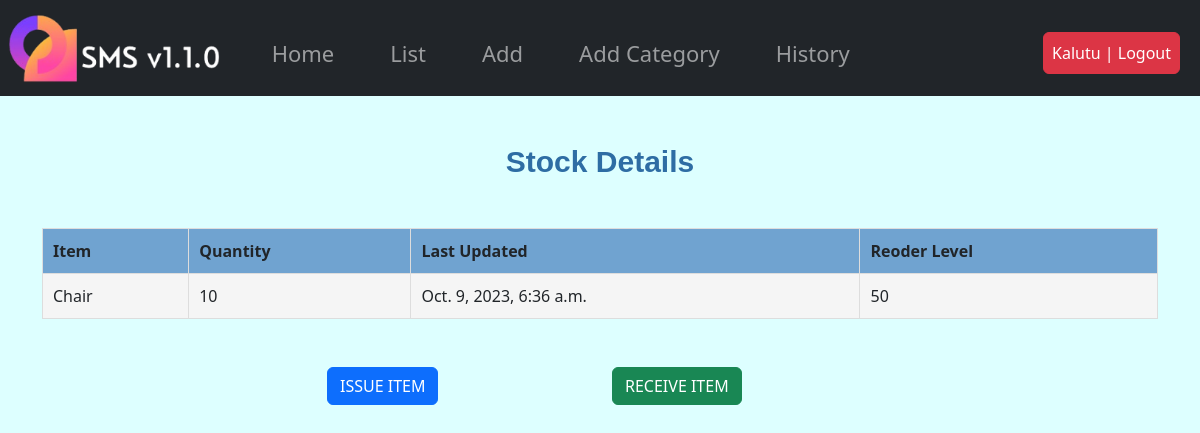
The page /stock/detail/16/ (signed in) on the database as committed earlier.
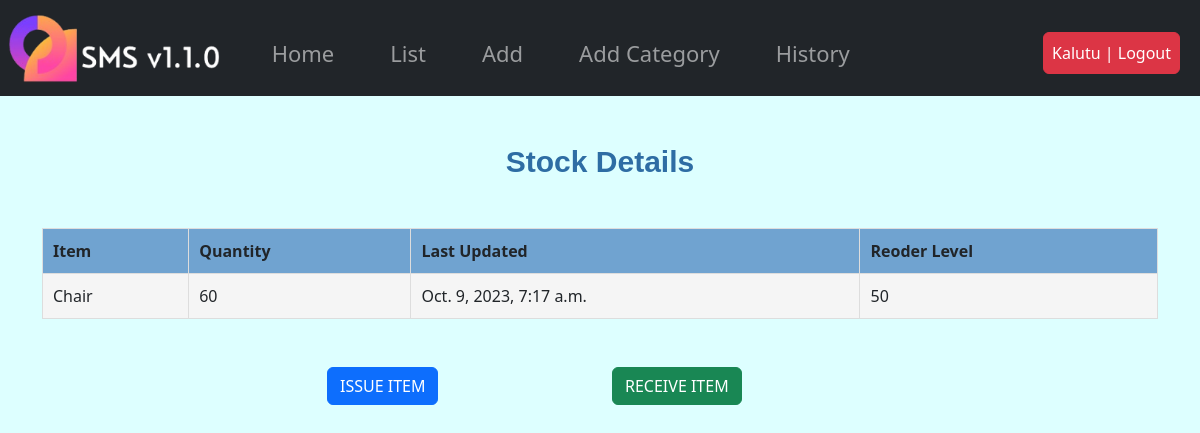
The same page on the database as committed later.
### stockmgt/models.py (models this page shows, shortened)
class Stock(models.Model):
    category = models.ForeignKey(Category, on_delete=models.CASCADE, blank=True, null=True)
    item_name = models.CharField(max_length=50, blank=True, null=True)
    quantity = models.IntegerField(default='0', blank=True, null=True)
    receive_quantity = models.IntegerField(default='0', blank=True, null=True)
    receive_by = models.CharField(max_length=50, blank=True, null=True)
    issue_quantity = models.IntegerField(default='0', blank=True, null=True)
    issue_by = models.CharField(max_length=50, blank=True, null=True)
    issue_to = models.CharField(max_length=50, blank=True, null=True)
    phone_number = models.CharField(max_length=50, blank=True, null=True)
    created_by = models.CharField(max_length=50, blank=True, null=True)
    reorder_level = models.IntegerField(default='0', blank=True, null=True)
    timestamp = models.DateTimeField(auto_now_add=True, auto_now=False)
    last_updated = models.DateTimeField(auto_now_add=False, auto_now=True)
    export_to_CSV = models.BooleanField(default=False)

### stockmgt/views.py (the view)
# urls.py: path('detail/<str:id>/', stock_detail, name="detail"),
@login_required(login_url=('/accounts/login'))
def stock_detail(request, id):
    title = "Stock Details"
    queryset = Stock.objects.get(id=id)
    context={
        'title':title,
        'queryset': queryset,
    }
    return render(request, 'stock/detail.html', context)

### stockmgt/templates/stock/detail.html
{% extends 'stock/base.html' %}
{% load bootstrap5 %}
{% block content %}
      <div class="container mt-5">
        <h1 class="title mb-5">{{ title }}</h1>
      </div>
      <div class="container">
        <table>
                <tr>
                  <th>Item</th>
                  <th>Quantity</th>
                  <th>Last Updated</th>
                  <th>Reoder Level</th>
                </tr>
                <tr>
                  <td>{{queryset.item_name}}</td>
                  <td>{{queryset.quantity}}</td>
                  <td>{{queryset.last_updated}}</td>
                  <td>{{queryset.reorder_level}}</td>
                </tr>
        </table>
        <div class="row mt-5">
          <div class="col-sm-3"></div>
          <div class="col-sm-3"><a href='{% url "stock:issue" id=queryset.id%}'><div class='btn btn-primary'>ISSUE ITEM</div></a></div>
          <div class="col-sm-3"><a href='{% url "stock:receive" id=queryset.id%}'><div class='btn btn-success'>RECEIVE ITEM</div></a></div>
          <div class="col-sm-3"></div>
        </div>
      </div>
{% endblock %}

Rows that differ between the two databases and show on the page:
changed Stock "Chair": quantity "10" → "60"; last_updated "Oct. 9, 2023, 6:36 a.m." → "Oct. 9, 2023, 7:17 a.m."
